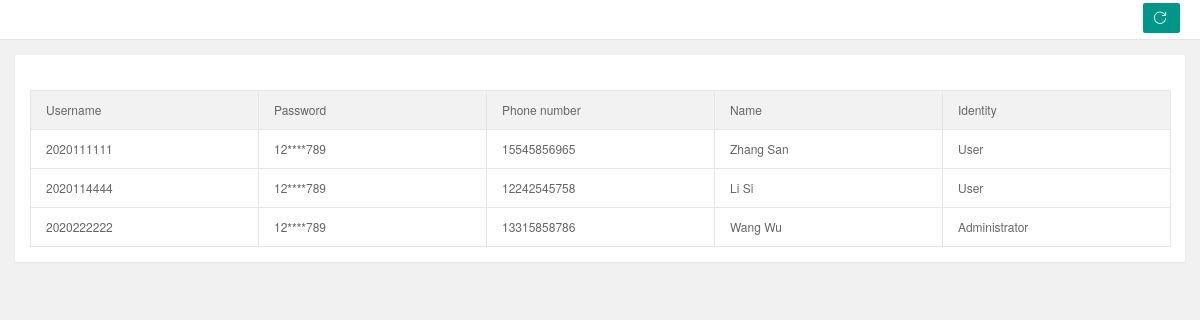
/userAdmin, run on an earlier commit of the app's database.
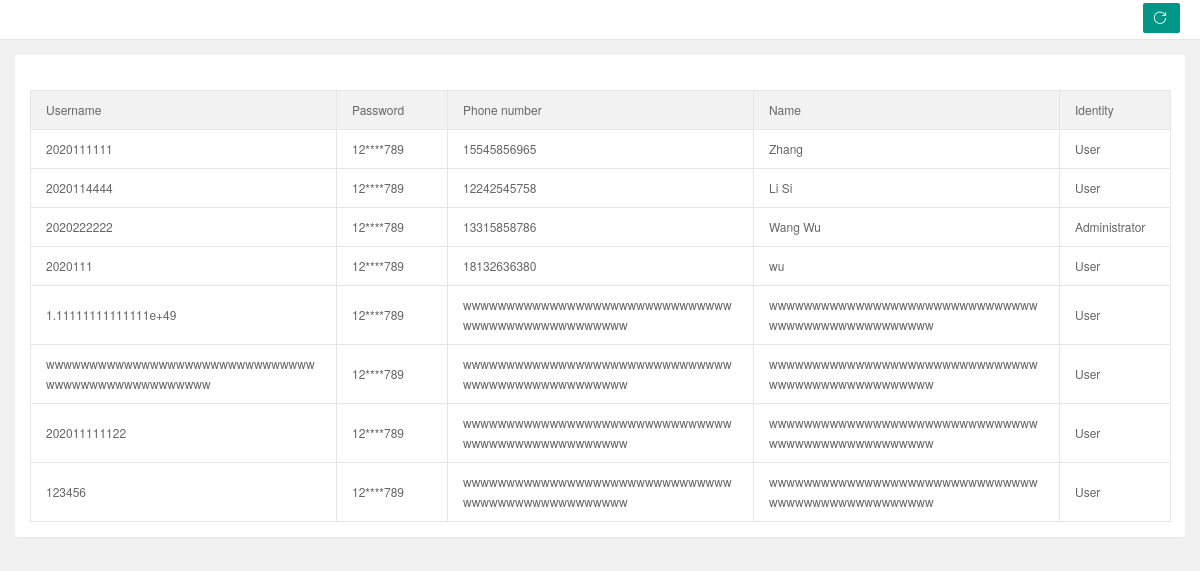
And on a later commit of the database.
### app/models.py (models this page shows)
class User(db.Model):
    __tablename__ = 'user'
    id = db.Column(db.Integer, primary_key=True)
    username = db.Column(db.String(50))
    password = db.Column(db.String(50))
    phone = db.Column(db.String(50))
    name = db.Column(db.String(50))
    job = db.Column(db.Boolean())

### app/views.py (the view)
@app.route('/userAdmin', methods=['GET', 'POST'])
def userAdmin():
    user_list = User.query.all()
    user = []
    for i in user_list:
        temp = ''
        num = 0
        length = len(i.password)
        for j in i.password:
            if (num >= 0 and num <= 1) or (num >= length - 3 and num <= length - 1):
                temp = temp + j
            else:
                temp = temp + '*'
            num += 1
        user.append([i, temp])
    return render_template('userAdmin.html', user=user)

### app/templates/userAdmin.html (shortened to what this page needs)
<!DOCTYPE html>
<html lang="en" class="x-admin-sm">
<head>
    <link rel="stylesheet" href="../static/lib/X-admin/css/font.css">
    <link rel="stylesheet" href="../static/lib/X-admin/css/xadmin.css">
</head>
<body>
    <div class="x-nav">
        <a class="layui-btn layui-btn-small" style="line-height:1.6em;margin-top:3px;float:right" onclick="location.reload()" title="刷新">
            <i class="layui-icon layui-icon-refresh" style="line-height:30px"></i>
        </a>
    </div>
    <div class="layui-fluid">
        <div class="layui-row layui-col-space15">
            <div class="layui-col-md12">
                <div class="layui-card">
                    <div class="layui-card-body ">
                    </div>
                    <div class="layui-card-body layui-table-body layui-table-main">
                        <table class="layui-table layui-form">
                            <thead>
                                <tr>
                                    <th>Username</th>
                                    <th>Password</th>
                                    <th>Phone number</th>
                                    <th>Name</th>
                                    <th>Identity</th>
                                </tr>
                            </thead>
                            <tbody>
                            {% for i in user %}
                                <tr>
                                    <td>{{ i[0].username }}</td>
                                    <td>{{ i[1] }}</td>
                                    <td>{{ i[0].phone }}</td>
                                    <td>{{ i[0].name }}</td>
                                    {% if i[0].job == true %}
                                    <td>Administrator</td>
                                    {% else %}
                                    <td>User</td>
                                    {% endif %}
                                </tr>
                            {% endfor %}
                            </tbody>
                        </table>
                    </div>
                </div>
            </div>
        </div>
    </div>
</body>
</html>

What changed in the data, as far as the page shows it:
changed User: name "Zhang San" → "Zhang"
added User: username "2020111", i "12****789", phone "18132636380", name "wu", job "User"
added User: username "1.11111111111111e+49", i "12****789", phone "wwwwwwwwwwwwwwwwwwwwwwwwwwwwwwwwwwwwwwwwwwwwwwwwww", name "wwwwwwwwwwwwwwwwwwwwwwwwwwwwwwwwwwwwwwwwwwwwwwwwww", job "User"
added User: username "wwwwwwwwwwwwwwwwwwwwwwwwwwwwwwwwwwwwwwwwwwwwwwwwww", i "12****789", phone "wwwwwwwwwwwwwwwwwwwwwwwwwwwwwwwwwwwwwwwwwwwwwwwwww", name "wwwwwwwwwwwwwwwwwwwwwwwwwwwwwwwwwwwwwwwwwwwwwwwwww", job "User"
added User: username "202011111122", i "12****789", phone "wwwwwwwwwwwwwwwwwwwwwwwwwwwwwwwwwwwwwwwwwwwwwwwwww", name "wwwwwwwwwwwwwwwwwwwwwwwwwwwwwwwwwwwwwwwwwwwwwwwwww", job "User"
added User: username "123456", i "12****789", phone "wwwwwwwwwwwwwwwwwwwwwwwwwwwwwwwwwwwwwwwwwwwwwwwwww", name "wwwwwwwwwwwwwwwwwwwwwwwwwwwwwwwwwwwwwwwwwwwwwwwwww", job "User"
